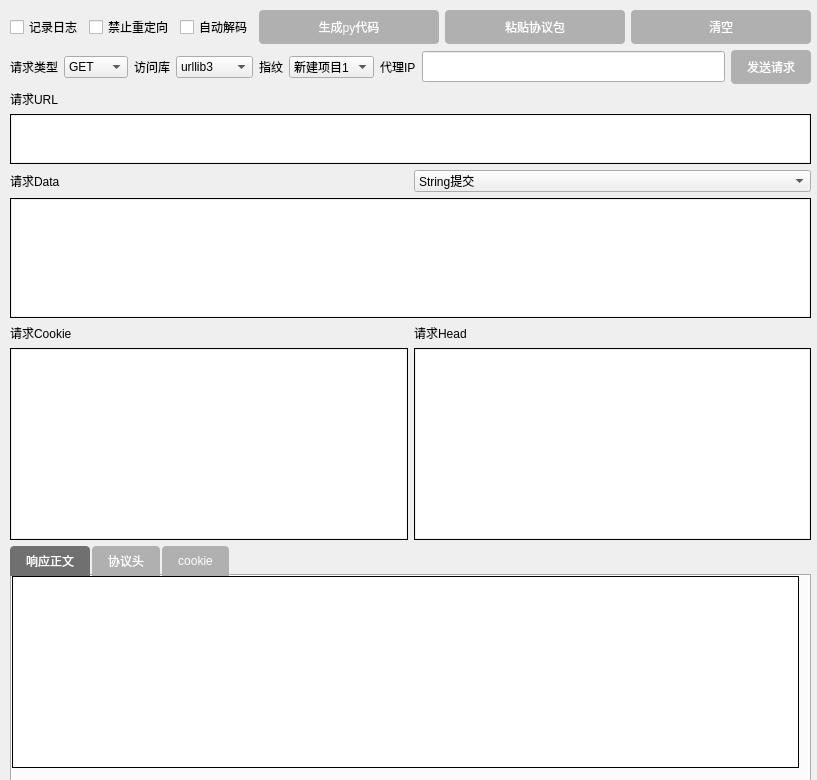
<?xml version="1.0" encoding="UTF-8"?>
<ui version="4.0">
 <class>MainWindow</class>
 <widget class="QMainWindow" name="MainWindow">
  <property name="geometry">
   <rect>
    <x>0</x>
    <y>0</y>
    <width>817</width>
    <height>780</height>
   </rect>
  </property>
  <property name="windowTitle">
   <string>MainWindow</string>
  </property>
  <widget class="QWidget" name="centralwidget">
   <widget class="QWidget" name="verticalLayoutWidget">
    <property name="geometry">
     <rect>
      <x>10</x>
      <y>10</y>
      <width>801</width>
      <height>1037</height>
     </rect>
    </property>
    <layout class="QVBoxLayout" name="verticalLayout">
     <item>
      <layout class="QHBoxLayout" name="horizontalLayout_1">
       <item>
        <widget class="QCheckBox" name="checkBox_record">
         <property name="sizePolicy">
          <sizepolicy hsizetype="Fixed" vsizetype="Minimum">
           <horstretch>0</horstretch>
           <verstretch>0</verstretch>
          </sizepolicy>
         </property>
         <property name="text">
          <string>记录日志</string>
         </property>
        </widget>
       </item>
       <item>
        <widget class="QCheckBox" name="checkBox_Static_redirection">
         <property name="sizePolicy">
          <sizepolicy hsizetype="Fixed" vsizetype="Minimum">
           <horstretch>0</horstretch>
           <verstretch>0</verstretch>
          </sizepolicy>
         </property>
         <property name="text">
          <string>禁止重定向</string>
         </property>
        </widget>
       </item>
       <item>
        <widget class="QCheckBox" name="checkBox_decode">
         <property name="sizePolicy">
          <sizepolicy hsizetype="Fixed" vsizetype="Minimum">
           <horstretch>0</horstretch>
           <verstretch>0</verstretch>
          </sizepolicy>
         </property>
         <property name="text">
          <string>自动解码</string>
         </property>
        </widget>
       </item>
       <item>
        <widget class="QPushButton" name="pushButton_generate_code">
         <property name="sizePolicy">
          <sizepolicy hsizetype="Minimum" vsizetype="Fixed">
           <horstretch>0</horstretch>
           <verstretch>0</verstretch>
          </sizepolicy>
         </property>
         <property name="minimumSize">
          <size>
           <width>0</width>
           <height>30</height>
          </size>
         </property>
         <property name="styleSheet">
          <string notr="true">QPushButton {
    background-color: #b0b0b0;
    color: white;
    border: none;
    padding: 8px 16px;
    border-radius: 4px;
}

QPushButton:hover {
    background-color: #909090;
}

QPushButton:pressed {
    background-color: #707070;
}</string>
         </property>
         <property name="text">
          <string>生成py代码</string>
         </property>
        </widget>
       </item>
       <item>
        <widget class="QPushButton" name="pushButton_paste_wrap">
         <property name="sizePolicy">
          <sizepolicy hsizetype="Minimum" vsizetype="Fixed">
           <horstretch>0</horstretch>
           <verstretch>0</verstretch>
          </sizepolicy>
         </property>
         <property name="minimumSize">
          <size>
           <width>0</width>
           <height>31</height>
          </size>
         </property>
         <property name="styleSheet">
          <string notr="true">QPushButton {
    background-color: #b0b0b0;
    color: white;
    border: none;
    padding: 8px 16px;
    border-radius: 4px;
}

QPushButton:hover {
    background-color: #909090;
}

QPushButton:pressed {
    background-color: #707070;
}</string>
         </property>
         <property name="text">
          <string>粘贴协议包</string>
         </property>
        </widget>
       </item>
       <item>
        <widget class="QPushButton" name="pushButton_clear">
         <property name="sizePolicy">
          <sizepolicy hsizetype="Minimum" vsizetype="Fixed">
           <horstretch>0</horstretch>
           <verstretch>0</verstretch>
          </sizepolicy>
         </property>
         <property name="minimumSize">
          <size>
           <width>0</width>
           <height>31</height>
          </size>
         </property>
         <property name="styleSheet">
          <string notr="true">QPushButton {
    background-color: #b0b0b0;
    color: white;
    border: none;
    padding: 8px 16px;
    border-radius: 4px;
}

QPushButton:hover {
    background-color: #909090;
}

QPushButton:pressed {
    background-color: #707070;
}</string>
         </property>
         <property name="text">
          <string>清空</string>
         </property>
        </widget>
       </item>
      </layout>
     </item>
     <item>
      <layout class="QHBoxLayout" name="horizontalLayout_2">
       <item>
        <widget class="QLabel" name="label">
         <property name="sizePolicy">
          <sizepolicy hsizetype="Fixed" vsizetype="Minimum">
           <horstretch>0</horstretch>
           <verstretch>0</verstretch>
          </sizepolicy>
         </property>
         <property name="lineWidth">
          <number>0</number>
         </property>
         <property name="text">
          <string>请求类型</string>
         </property>
        </widget>
       </item>
       <item>
        <widget class="QComboBox" name="comboBox_request_type">
         <property name="sizePolicy">
          <sizepolicy hsizetype="Fixed" vsizetype="Fixed">
           <horstretch>0</horstretch>
           <verstretch>0</verstretch>
          </sizepolicy>
         </property>
         <item>
          <property name="text">
           <string>GET</string>
          </property>
         </item>
         <item>
          <property name="text">
           <string>POST</string>
          </property>
         </item>
         <item>
          <property name="text">
           <string>HEAD</string>
          </property>
         </item>
         <item>
          <property name="text">
           <string>PUT</string>
          </property>
         </item>
        </widget>
       </item>
       <item>
        <widget class="QLabel" name="label_2">
         <property name="sizePolicy">
          <sizepolicy hsizetype="Fixed" vsizetype="Minimum">
           <horstretch>0</horstretch>
           <verstretch>0</verstretch>
          </sizepolicy>
         </property>
         <property name="lineWidth">
          <number>0</number>
         </property>
         <property name="text">
          <string>访问库</string>
         </property>
        </widget>
       </item>
       <item>
        <widget class="QComboBox" name="comboBox_request_library">
         <property name="sizePolicy">
          <sizepolicy hsizetype="Fixed" vsizetype="Fixed">
           <horstretch>0</horstretch>
           <verstretch>0</verstretch>
          </sizepolicy>
         </property>
         <item>
          <property name="text">
           <string>urllib3</string>
          </property>
         </item>
         <item>
          <property name="text">
           <string>requests</string>
          </property>
         </item>
         <item>
          <property name="text">
           <string>httpx</string>
          </property>
         </item>
         <item>
          <property name="text">
           <string>aiohttp</string>
          </property>
         </item>
         <item>
          <property name="text">
           <string>curl_cffi</string>
          </property>
         </item>
        </widget>
       </item>
       <item>
        <widget class="QLabel" name="label_5">
         <property name="sizePolicy">
          <sizepolicy hsizetype="Fixed" vsizetype="Minimum">
           <horstretch>0</horstretch>
           <verstretch>0</verstretch>
          </sizepolicy>
         </property>
         <property name="lineWidth">
          <number>0</number>
         </property>
         <property name="text">
          <string>指纹</string>
         </property>
        </widget>
       </item>
       <item>
        <widget class="QComboBox" name="comboBox_browser">
         <property name="sizePolicy">
          <sizepolicy hsizetype="Fixed" vsizetype="Fixed">
           <horstretch>0</horstretch>
           <verstretch>0</verstretch>
          </sizepolicy>
         </property>
         <item>
          <property name="text">
           <string>新建项目1</string>
          </property>
         </item>
         <item>
          <property name="text">
           <string>新建项目2</string>
          </property>
         </item>
        </widget>
       </item>
       <item>
        <widget class="QLabel" name="label_3">
         <property name="sizePolicy">
          <sizepolicy hsizetype="Fixed" vsizetype="Minimum">
           <horstretch>0</horstretch>
           <verstretch>0</verstretch>
          </sizepolicy>
         </property>
         <property name="lineWidth">
          <number>0</number>
         </property>
         <property name="text">
          <string>代理IP</string>
         </property>
        </widget>
       </item>
       <item>
        <widget class="QLineEdit" name="lineEdit_agent_IP">
         <property name="sizePolicy">
          <sizepolicy hsizetype="Minimum" vsizetype="Fixed">
           <horstretch>0</horstretch>
           <verstretch>0</verstretch>
          </sizepolicy>
         </property>
         <property name="minimumSize">
          <size>
           <width>0</width>
           <height>31</height>
          </size>
         </property>
         <property name="styleSheet">
          <string notr="true"/>
         </property>
        </widget>
       </item>
       <item>
        <widget class="QPushButton" name="pushButton_Send_request">
         <property name="sizePolicy">
          <sizepolicy hsizetype="Fixed" vsizetype="Fixed">
           <horstretch>0</horstretch>
           <verstretch>0</verstretch>
          </sizepolicy>
         </property>
         <property name="minimumSize">
          <size>
           <width>0</width>
           <height>31</height>
          </size>
         </property>
         <property name="styleSheet">
          <string notr="true">QPushButton {
    background-color: #b0b0b0;
    color: white;
    border: none;
    padding: 8px 16px;
    border-radius: 4px;
}

QPushButton:hover {
    background-color: #909090;
}

QPushButton:pressed {
    background-color: #707070;
}</string>
         </property>
         <property name="text">
          <string>发送请求</string>
         </property>
        </widget>
       </item>
      </layout>
     </item>
     <item>
      <layout class="QVBoxLayout" name="verticalLayout_2">
       <item>
        <widget class="QLabel" name="label_4">
         <property name="sizePolicy">
          <sizepolicy hsizetype="Fixed" vsizetype="Fixed">
           <horstretch>0</horstretch>
           <verstretch>0</verstretch>
          </sizepolicy>
         </property>
         <property name="lineWidth">
          <number>0</number>
         </property>
         <property name="text">
          <string>请求URL</string>
         </property>
        </widget>
       </item>
       <item>
        <widget class="QPlainTextEdit" name="plainTextEdit_Request_URL">
         <property name="sizePolicy">
          <sizepolicy hsizetype="Minimum" vsizetype="Fixed">
           <horstretch>0</horstretch>
           <verstretch>0</verstretch>
          </sizepolicy>
         </property>
         <property name="minimumSize">
          <size>
           <width>0</width>
           <height>50</height>
          </size>
         </property>
         <property name="maximumSize">
          <size>
           <width>16777215</width>
           <height>50</height>
          </size>
         </property>
         <property name="styleSheet">
          <string notr="true">QPlainTextEdit {
    border: 1px solid black;
    padding: 1px;
}</string>
         </property>
         <property name="lineWidth">
          <number>0</number>
         </property>
         <property name="plainText">
          <string/>
         </property>
        </widget>
       </item>
      </layout>
     </item>
     <item>
      <layout class="QVBoxLayout" name="verticalLayout_3">
       <item>
        <layout class="QHBoxLayout" name="horizontalLayout_4">
         <item>
          <widget class="QLabel" name="label_6">
           <property name="text">
            <string>请求Data</string>
           </property>
          </widget>
         </item>
         <item>
          <widget class="QComboBox" name="comboBox_submit_type">
           <item>
            <property name="text">
             <string>String提交</string>
            </property>
           </item>
           <item>
            <property name="text">
             <string>Bytes提交(Hex or Base64)</string>
            </property>
           </item>
          </widget>
         </item>
        </layout>
       </item>
       <item>
        <widget class="QPlainTextEdit" name="plainTextEdit_Request_Data">
         <property name="sizePolicy">
          <sizepolicy hsizetype="Minimum" vsizetype="Fixed">
           <horstretch>0</horstretch>
           <verstretch>0</verstretch>
          </sizepolicy>
         </property>
         <property name="minimumSize">
          <size>
           <width>0</width>
           <height>120</height>
          </size>
         </property>
         <property name="maximumSize">
          <size>
           <width>16777215</width>
           <height>120</height>
          </size>
         </property>
         <property name="styleSheet">
          <string notr="true">QPlainTextEdit {
    border: 1px solid black;
    padding: 1px;
}</string>
         </property>
         <property name="lineWidth">
          <number>0</number>
         </property>
         <property name="plainText">
          <string/>
         </property>
        </widget>
       </item>
      </layout>
     </item>
     <item>
      <layout class="QHBoxLayout" name="horizontalLayout_3">
       <item>
        <layout class="QVBoxLayout" name="verticalLayout_8">
         <item>
          <widget class="QLabel" name="label_10">
           <property name="sizePolicy">
            <sizepolicy hsizetype="Fixed" vsizetype="Fixed">
             <horstretch>0</horstretch>
             <verstretch>0</verstretch>
            </sizepolicy>
           </property>
           <property name="lineWidth">
            <number>0</number>
           </property>
           <property name="text">
            <string>请求Cookie</string>
           </property>
          </widget>
         </item>
         <item>
          <widget class="QPlainTextEdit" name="plainTextEdit_Request_Cookie">
           <property name="sizePolicy">
            <sizepolicy hsizetype="Minimum" vsizetype="Fixed">
             <horstretch>0</horstretch>
             <verstretch>0</verstretch>
            </sizepolicy>
           </property>
           <property name="minimumSize">
            <size>
             <width>0</width>
             <height>0</height>
            </size>
           </property>
           <property name="styleSheet">
            <string notr="true">QPlainTextEdit {
    border: 1px solid black;
    padding: 1px;
}</string>
           </property>
           <property name="lineWidth">
            <number>0</number>
           </property>
           <property name="plainText">
            <string/>
           </property>
          </widget>
         </item>
        </layout>
       </item>
       <item>
        <layout class="QVBoxLayout" name="verticalLayout_9">
         <item>
          <widget class="QLabel" name="label_11">
           <property name="sizePolicy">
            <sizepolicy hsizetype="Fixed" vsizetype="Fixed">
             <horstretch>0</horstretch>
             <verstretch>0</verstretch>
            </sizepolicy>
           </property>
           <property name="lineWidth">
            <number>0</number>
           </property>
           <property name="text">
            <string>请求Head</string>
           </property>
          </widget>
         </item>
         <item>
          <widget class="QPlainTextEdit" name="plainTextEdit_Request_Head">
           <property name="sizePolicy">
            <sizepolicy hsizetype="Minimum" vsizetype="Fixed">
             <horstretch>0</horstretch>
             <verstretch>0</verstretch>
            </sizepolicy>
           </property>
           <property name="minimumSize">
            <size>
             <width>0</width>
             <height>0</height>
            </size>
           </property>
           <property name="styleSheet">
            <string notr="true">QPlainTextEdit {
    border: 1px solid black;
    padding: 1px;
}</string>
           </property>
           <property name="lineWidth">
            <number>0</number>
           </property>
           <property name="plainText">
            <string/>
           </property>
          </widget>
         </item>
        </layout>
       </item>
      </layout>
     </item>
     <item>
      <widget class="QTabWidget" name="tabWidget_response">
       <property name="sizePolicy">
        <sizepolicy hsizetype="Expanding" vsizetype="Expanding">
         <horstretch>0</horstretch>
         <verstretch>0</verstretch>
        </sizepolicy>
       </property>
       <property name="styleSheet">
        <string notr="true">

            QTabBar::tab {
 			  background: #b0b0b0;
                color: white;
                padding: 8px 16px;
                border: none;
                border-top-left-radius: 4px;
                border-top-right-radius: 4px;
                margin-right: 2px;
            }
            
            QTabBar::tab:selected {
                background: #707070;
                color: white;
            }
            
            QTabBar::tab:hover {
                background: #909090;
            }
</string>
       </property>
       <property name="currentIndex">
        <number>0</number>
       </property>
       <widget class="QWidget" name="tab">
        <attribute name="title">
         <string>响应正文</string>
        </attribute>
        <widget class="QPlainTextEdit" name="plainTextEdit_response">
         <property name="geometry">
          <rect>
           <x>0</x>
           <y>0</y>
           <width>787</width>
           <height>192</height>
          </rect>
         </property>
         <property name="sizePolicy">
          <sizepolicy hsizetype="Minimum" vsizetype="Fixed">
           <horstretch>0</horstretch>
           <verstretch>0</verstretch>
          </sizepolicy>
         </property>
         <property name="minimumSize">
          <size>
           <width>0</width>
           <height>0</height>
          </size>
         </property>
         <property name="styleSheet">
          <string notr="true">QPlainTextEdit {
    border: 1px solid black;
    padding: 1px;
}</string>
         </property>
         <property name="lineWidth">
          <number>0</number>
         </property>
         <property name="plainText">
          <string/>
         </property>
        </widget>
       </widget>
       <widget class="QWidget" name="tab_2">
        <attribute name="title">
         <string>协议头</string>
        </attribute>
        <widget class="QPlainTextEdit" name="plainTextEdit_response_header">
         <property name="geometry">
          <rect>
           <x>0</x>
           <y>0</y>
           <width>787</width>
           <height>192</height>
          </rect>
         </property>
         <property name="sizePolicy">
          <sizepolicy hsizetype="Minimum" vsizetype="Fixed">
           <horstretch>0</horstretch>
           <verstretch>0</verstretch>
          </sizepolicy>
         </property>
         <property name="minimumSize">
          <size>
           <width>0</width>
           <height>0</height>
          </size>
         </property>
         <property name="styleSheet">
          <string notr="true">QPlainTextEdit {
    border: 1px solid black;
    padding: 1px;
}</string>
         </property>
         <property name="plainText">
          <string/>
         </property>
        </widget>
       </widget>
       <widget class="QWidget" name="tab_3">
        <attribute name="title">
         <string>cookie</string>
        </attribute>
        <widget class="QPlainTextEdit" name="plainTextEdit_response_cookie">
         <property name="geometry">
          <rect>
           <x>0</x>
           <y>0</y>
           <width>787</width>
           <height>192</height>
          </rect>
         </property>
         <property name="sizePolicy">
          <sizepolicy hsizetype="Minimum" vsizetype="Fixed">
           <horstretch>0</horstretch>
           <verstretch>0</verstretch>
          </sizepolicy>
         </property>
         <property name="minimumSize">
          <size>
           <width>0</width>
           <height>0</height>
          </size>
         </property>
         <property name="styleSheet">
          <string notr="true">QPlainTextEdit {
    border: 1px solid black;
    padding: 1px;
}</string>
         </property>
         <property name="plainText">
          <string/>
         </property>
        </widget>
       </widget>
      </widget>
     </item>
    </layout>
   </widget>
  </widget>
 </widget>
 <resources/>
 <connections/>
</ui>
